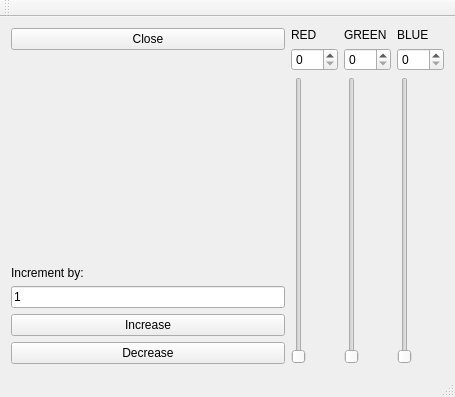
<?xml version="1.0" encoding="UTF-8"?>
<ui version="4.0">
 <class>MainWindow</class>
 <widget class="QMainWindow" name="MainWindow">
  <property name="geometry">
   <rect>
    <x>0</x>
    <y>0</y>
    <width>455</width>
    <height>397</height>
   </rect>
  </property>
  <property name="windowTitle">
   <string>MainWindow</string>
  </property>
  <widget class="QWidget" name="centralWidget">
   <layout class="QHBoxLayout" name="horizontalLayout">
    <item>
     <layout class="QVBoxLayout" name="verticalLayout_2">
      <item>
       <widget class="QPushButton" name="pushButton">
        <property name="text">
         <string>Close</string>
        </property>
       </widget>
      </item>
      <item>
       <layout class="QVBoxLayout" name="verticalLayout">
        <item>
         <spacer name="verticalSpacer">
          <property name="orientation">
           <enum>Qt::Vertical</enum>
          </property>
          <property name="sizeHint" stdset="0">
           <size>
            <width>20</width>
            <height>40</height>
           </size>
          </property>
         </spacer>
        </item>
        <item>
         <widget class="QLabel" name="label_2">
          <property name="text">
           <string>Increment by:</string>
          </property>
         </widget>
        </item>
        <item>
         <widget class="QLineEdit" name="lineEdit">
          <property name="text">
           <string>1</string>
          </property>
         </widget>
        </item>
       </layout>
      </item>
      <item>
       <widget class="QPushButton" name="pushButton_3">
        <property name="text">
         <string>Increase</string>
        </property>
       </widget>
      </item>
      <item>
       <widget class="QPushButton" name="pushButton_2">
        <property name="text">
         <string>Decrease</string>
        </property>
       </widget>
      </item>
     </layout>
    </item>
    <item>
     <layout class="QGridLayout" name="gridLayout">
      <item row="0" column="0">
       <widget class="QLabel" name="label">
        <property name="text">
         <string>RED</string>
        </property>
       </widget>
      </item>
      <item row="1" column="0">
       <widget class="QSpinBox" name="spinBox">
        <property name="maximum">
         <number>255</number>
        </property>
       </widget>
      </item>
      <item row="2" column="0">
       <widget class="QSlider" name="verticalSlider">
        <property name="maximum">
         <number>255</number>
        </property>
        <property name="orientation">
         <enum>Qt::Vertical</enum>
        </property>
       </widget>
      </item>
     </layout>
    </item>
    <item>
     <layout class="QGridLayout" name="gridLayout_4">
      <item row="0" column="0">
       <widget class="QLabel" name="label_4">
        <property name="text">
         <string>GREEN</string>
        </property>
       </widget>
      </item>
      <item row="1" column="0">
       <widget class="QSpinBox" name="spinBox_2">
        <property name="maximum">
         <number>255</number>
        </property>
       </widget>
      </item>
      <item row="2" column="0">
       <widget class="QSlider" name="verticalSlider_4">
        <property name="maximum">
         <number>255</number>
        </property>
        <property name="orientation">
         <enum>Qt::Vertical</enum>
        </property>
       </widget>
      </item>
     </layout>
    </item>
    <item>
     <layout class="QGridLayout" name="gridLayout_5">
      <item row="0" column="0">
       <widget class="QLabel" name="label_5">
        <property name="text">
         <string>BLUE</string>
        </property>
       </widget>
      </item>
      <item row="1" column="0">
       <widget class="QSpinBox" name="spinBox_3">
        <property name="maximum">
         <number>255</number>
        </property>
       </widget>
      </item>
      <item row="2" column="0">
       <widget class="QSlider" name="verticalSlider_5">
        <property name="maximum">
         <number>255</number>
        </property>
        <property name="orientation">
         <enum>Qt::Vertical</enum>
        </property>
       </widget>
      </item>
     </layout>
    </item>
   </layout>
  </widget>
  <widget class="QMenuBar" name="menuBar">
   <property name="geometry">
    <rect>
     <x>0</x>
     <y>0</y>
     <width>455</width>
     <height>22</height>
    </rect>
   </property>
  </widget>
  <widget class="QToolBar" name="mainToolBar">
   <attribute name="toolBarArea">
    <enum>TopToolBarArea</enum>
   </attribute>
   <attribute name="toolBarBreak">
    <bool>false</bool>
   </attribute>
  </widget>
  <widget class="QStatusBar" name="statusBar"/>
 </widget>
 <layoutdefault spacing="6" margin="11"/>
 <resources/>
 <connections>
  <connection>
   <sender>verticalSlider</sender>
   <signal>valueChanged(int)</signal>
   <receiver>spinBox</receiver>
   <slot>setValue(int)</slot>
   <hints>
    <hint type="sourcelabel">
     <x>267</x>
     <y>361</y>
    </hint>
    <hint type="destinationlabel">
     <x>282</x>
     <y>79</y>
    </hint>
   </hints>
  </connection>
  <connection>
   <sender>spinBox</sender>
   <signal>valueChanged(int)</signal>
   <receiver>verticalSlider</receiver>
   <slot>setValue(int)</slot>
   <hints>
    <hint type="sourcelabel">
     <x>302</x>
     <y>86</y>
    </hint>
    <hint type="destinationlabel">
     <x>264</x>
     <y>164</y>
    </hint>
   </hints>
  </connection>
  <connection>
   <sender>spinBox_2</sender>
   <signal>valueChanged(int)</signal>
   <receiver>verticalSlider_4</receiver>
   <slot>setValue(int)</slot>
   <hints>
    <hint type="sourcelabel">
     <x>343</x>
     <y>83</y>
    </hint>
    <hint type="destinationlabel">
     <x>332</x>
     <y>150</y>
    </hint>
   </hints>
  </connection>
  <connection>
   <sender>spinBox_3</sender>
   <signal>valueChanged(int)</signal>
   <receiver>verticalSlider_5</receiver>
   <slot>setValue(int)</slot>
   <hints>
    <hint type="sourcelabel">
     <x>401</x>
     <y>91</y>
    </hint>
    <hint type="destinationlabel">
     <x>398</x>
     <y>145</y>
    </hint>
   </hints>
  </connection>
 </connections>
</ui>
